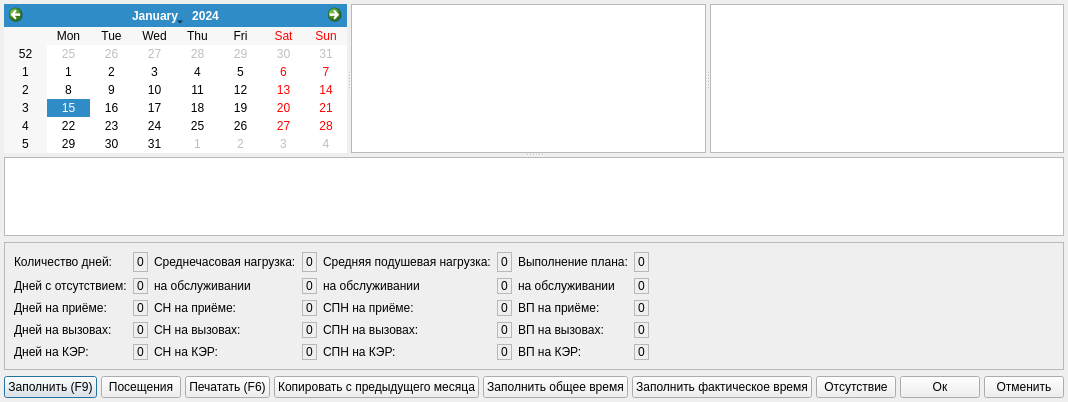
<?xml version="1.0" encoding="UTF-8"?>
<ui version="4.0">
 <class>TimelineDialog</class>
 <widget class="QDialog" name="TimelineDialog">
  <property name="geometry">
   <rect>
    <x>0</x>
    <y>0</y>
    <width>999</width>
    <height>402</height>
   </rect>
  </property>
  <property name="windowTitle">
   <string>График</string>
  </property>
  <layout class="QGridLayout">
   <property name="margin">
    <number>4</number>
   </property>
   <property name="spacing">
    <number>4</number>
   </property>
   <item row="0" column="0">
    <widget class="QSplitter" name="splitter_2">
     <property name="orientation">
      <enum>Qt::Vertical</enum>
     </property>
     <property name="childrenCollapsible">
      <bool>false</bool>
     </property>
     <widget class="QSplitter" name="splitter">
      <property name="orientation">
       <enum>Qt::Horizontal</enum>
      </property>
      <property name="childrenCollapsible">
       <bool>false</bool>
      </property>
      <widget class="CCalendarWidget" name="calendar">
       <property name="firstDayOfWeek">
        <enum>Qt::Monday</enum>
       </property>
       <property name="gridVisible">
        <bool>false</bool>
       </property>
      </widget>
      <widget class="QTreeView" name="treeOrgStructure"/>
      <widget class="CTableView" name="tblPersonnel">
       <property name="selectionBehavior">
        <enum>QAbstractItemView::SelectRows</enum>
       </property>
      </widget>
     </widget>
     <widget class="QWidget" name="layoutWidget">
      <layout class="QVBoxLayout">
       <property name="leftMargin">
        <number>0</number>
       </property>
       <item>
        <widget class="CTimeTable" name="tblTimeTable"/>
       </item>
       <item>
        <widget class="QFrame" name="frame">
         <property name="frameShape">
          <enum>QFrame::StyledPanel</enum>
         </property>
         <property name="frameShadow">
          <enum>QFrame::Raised</enum>
         </property>
         <layout class="QGridLayout">
          <item row="0" column="0">
           <widget class="QLabel" name="lblNumDays">
            <property name="text">
             <string>Количество дней:</string>
            </property>
           </widget>
          </item>
          <item row="0" column="1">
           <widget class="QLabel" name="lblShowNumDays">
            <property name="frameShape">
             <enum>QFrame::StyledPanel</enum>
            </property>
            <property name="frameShadow">
             <enum>QFrame::Sunken</enum>
            </property>
            <property name="text">
             <string>0</string>
            </property>
           </widget>
          </item>
          <item row="0" column="2">
           <widget class="QLabel" name="lblHourLoad">
            <property name="text">
             <string>Среднечасовая нагрузка:</string>
            </property>
           </widget>
          </item>
          <item row="0" column="3">
           <widget class="QLabel" name="lblShowHourLoad">
            <property name="frameShape">
             <enum>QFrame::StyledPanel</enum>
            </property>
            <property name="frameShadow">
             <enum>QFrame::Sunken</enum>
            </property>
            <property name="text">
             <string>0</string>
            </property>
           </widget>
          </item>
          <item row="0" column="4">
           <widget class="QLabel" name="lblLoad">
            <property name="text">
             <string>Средняя подушевая нагрузка:</string>
            </property>
           </widget>
          </item>
          <item row="0" column="5">
           <widget class="QLabel" name="lblShowLoad">
            <property name="frameShape">
             <enum>QFrame::StyledPanel</enum>
            </property>
            <property name="frameShadow">
             <enum>QFrame::Sunken</enum>
            </property>
            <property name="text">
             <string>0</string>
            </property>
           </widget>
          </item>
          <item row="0" column="6">
           <widget class="QLabel" name="lblExec">
            <property name="text">
             <string>Выполнение плана:</string>
            </property>
           </widget>
          </item>
          <item row="0" column="7">
           <widget class="QLabel" name="lblShowExec">
            <property name="frameShape">
             <enum>QFrame::StyledPanel</enum>
            </property>
            <property name="frameShadow">
             <enum>QFrame::Sunken</enum>
            </property>
            <property name="text">
             <string>0</string>
            </property>
           </widget>
          </item>
          <item row="0" column="8">
           <spacer>
            <property name="orientation">
             <enum>Qt::Horizontal</enum>
            </property>
            <property name="sizeHint" stdset="0">
             <size>
              <width>41</width>
              <height>20</height>
             </size>
            </property>
           </spacer>
          </item>
          <item row="1" column="0">
           <widget class="QLabel" name="lblAbsenceDays">
            <property name="text">
             <string>Дней с отсутствием:</string>
            </property>
           </widget>
          </item>
          <item row="1" column="1">
           <widget class="QLabel" name="lblShowAbsenceDays">
            <property name="frameShape">
             <enum>QFrame::StyledPanel</enum>
            </property>
            <property name="frameShadow">
             <enum>QFrame::Sunken</enum>
            </property>
            <property name="text">
             <string>0</string>
            </property>
           </widget>
          </item>
          <item row="1" column="2">
           <widget class="QLabel" name="lblServHourLoad">
            <property name="text">
             <string>на обслуживании</string>
            </property>
           </widget>
          </item>
          <item row="1" column="3">
           <widget class="QLabel" name="lblShowServHourLoad">
            <property name="frameShape">
             <enum>QFrame::StyledPanel</enum>
            </property>
            <property name="frameShadow">
             <enum>QFrame::Sunken</enum>
            </property>
            <property name="text">
             <string>0</string>
            </property>
           </widget>
          </item>
          <item row="1" column="4">
           <widget class="QLabel" name="lblServLoad">
            <property name="text">
             <string>на обслуживании</string>
            </property>
           </widget>
          </item>
          <item row="1" column="5">
           <widget class="QLabel" name="lblShowServLoad">
            <property name="frameShape">
             <enum>QFrame::StyledPanel</enum>
            </property>
            <property name="frameShadow">
             <enum>QFrame::Sunken</enum>
            </property>
            <property name="text">
             <string>0</string>
            </property>
           </widget>
          </item>
          <item row="1" column="6">
           <widget class="QLabel" name="lblServExec">
            <property name="text">
             <string>на обслуживании</string>
            </property>
           </widget>
          </item>
          <item row="1" column="7">
           <widget class="QLabel" name="lblShowServExec">
            <property name="frameShape">
             <enum>QFrame::StyledPanel</enum>
            </property>
            <property name="frameShadow">
             <enum>QFrame::Sunken</enum>
            </property>
            <property name="text">
             <string>0</string>
            </property>
           </widget>
          </item>
          <item row="2" column="0">
           <widget class="QLabel" name="lblAmbDays">
            <property name="text">
             <string>Дней на приёме:</string>
            </property>
           </widget>
          </item>
          <item row="2" column="1">
           <widget class="QLabel" name="lblShowAmbDays">
            <property name="frameShape">
             <enum>QFrame::StyledPanel</enum>
            </property>
            <property name="frameShadow">
             <enum>QFrame::Sunken</enum>
            </property>
            <property name="text">
             <string>0</string>
            </property>
           </widget>
          </item>
          <item row="2" column="2">
           <widget class="QLabel" name="lblAmbHourLoad">
            <property name="text">
             <string>СН на приёме:</string>
            </property>
           </widget>
          </item>
          <item row="2" column="3">
           <widget class="QLabel" name="lblShowAmbHourLoad">
            <property name="frameShape">
             <enum>QFrame::StyledPanel</enum>
            </property>
            <property name="frameShadow">
             <enum>QFrame::Sunken</enum>
            </property>
            <property name="text">
             <string>0</string>
            </property>
           </widget>
          </item>
          <item row="2" column="4">
           <widget class="QLabel" name="lblAmbLoad">
            <property name="text">
             <string>СПН на приёме:</string>
            </property>
           </widget>
          </item>
          <item row="2" column="5">
           <widget class="QLabel" name="lblShowAmbLoad">
            <property name="frameShape">
             <enum>QFrame::StyledPanel</enum>
            </property>
            <property name="frameShadow">
             <enum>QFrame::Sunken</enum>
            </property>
            <property name="text">
             <string>0</string>
            </property>
           </widget>
          </item>
          <item row="2" column="6">
           <widget class="QLabel" name="lblAmbExec">
            <property name="text">
             <string>ВП на приёме:</string>
            </property>
           </widget>
          </item>
          <item row="2" column="7">
           <widget class="QLabel" name="lblShowAmbExec">
            <property name="frameShape">
             <enum>QFrame::StyledPanel</enum>
            </property>
            <property name="frameShadow">
             <enum>QFrame::Sunken</enum>
            </property>
            <property name="text">
             <string>0</string>
            </property>
           </widget>
          </item>
          <item row="3" column="0">
           <widget class="QLabel" name="lblHomeDays">
            <property name="text">
             <string>Дней на вызовах:</string>
            </property>
           </widget>
          </item>
          <item row="3" column="1">
           <widget class="QLabel" name="lblShowHomeDays">
            <property name="frameShape">
             <enum>QFrame::StyledPanel</enum>
            </property>
            <property name="frameShadow">
             <enum>QFrame::Sunken</enum>
            </property>
            <property name="text">
             <string>0</string>
            </property>
           </widget>
          </item>
          <item row="3" column="2">
           <widget class="QLabel" name="lblHomeHourLoad">
            <property name="text">
             <string>СН на вызовах:</string>
            </property>
           </widget>
          </item>
          <item row="3" column="3">
           <widget class="QLabel" name="lblShowHomeHourLoad">
            <property name="frameShape">
             <enum>QFrame::StyledPanel</enum>
            </property>
            <property name="frameShadow">
             <enum>QFrame::Sunken</enum>
            </property>
            <property name="text">
             <string>0</string>
            </property>
           </widget>
          </item>
          <item row="3" column="4">
           <widget class="QLabel" name="lblHomeLoad">
            <property name="text">
             <string>СПН на вызовах:</string>
            </property>
           </widget>
          </item>
          <item row="3" column="5">
           <widget class="QLabel" name="lblShowHomeLoad">
            <property name="frameShape">
             <enum>QFrame::StyledPanel</enum>
            </property>
            <property name="frameShadow">
             <enum>QFrame::Sunken</enum>
            </property>
            <property name="text">
             <string>0</string>
            </property>
           </widget>
          </item>
          <item row="3" column="6">
           <widget class="QLabel" name="lblHomeExec">
            <property name="text">
             <string>ВП на вызовах:</string>
            </property>
           </widget>
          </item>
          <item row="3" column="7">
           <widget class="QLabel" name="lblShowHomeExec">
            <property name="frameShape">
             <enum>QFrame::StyledPanel</enum>
            </property>
            <property name="frameShadow">
             <enum>QFrame::Sunken</enum>
            </property>
            <property name="text">
             <string>0</string>
            </property>
           </widget>
          </item>
          <item row="4" column="0">
           <widget class="QLabel" name="lblExpDays">
            <property name="text">
             <string>Дней на КЭР:</string>
            </property>
           </widget>
          </item>
          <item row="4" column="1">
           <widget class="QLabel" name="lblShowExpDays">
            <property name="frameShape">
             <enum>QFrame::StyledPanel</enum>
            </property>
            <property name="frameShadow">
             <enum>QFrame::Sunken</enum>
            </property>
            <property name="text">
             <string>0</string>
            </property>
           </widget>
          </item>
          <item row="4" column="2">
           <widget class="QLabel" name="lblExpHourLoad">
            <property name="text">
             <string>СН на КЭР:</string>
            </property>
           </widget>
          </item>
          <item row="4" column="3">
           <widget class="QLabel" name="lblShowExpHourLoad">
            <property name="frameShape">
             <enum>QFrame::StyledPanel</enum>
            </property>
            <property name="frameShadow">
             <enum>QFrame::Sunken</enum>
            </property>
            <property name="text">
             <string>0</string>
            </property>
           </widget>
          </item>
          <item row="4" column="4">
           <widget class="QLabel" name="lblExpLoad">
            <property name="text">
             <string>СПН на КЭР:</string>
            </property>
           </widget>
          </item>
          <item row="4" column="5">
           <widget class="QLabel" name="lblShowExpLoad">
            <property name="frameShape">
             <enum>QFrame::StyledPanel</enum>
            </property>
            <property name="frameShadow">
             <enum>QFrame::Sunken</enum>
            </property>
            <property name="text">
             <string>0</string>
            </property>
           </widget>
          </item>
          <item row="4" column="6">
           <widget class="QLabel" name="lblExpExec">
            <property name="text">
             <string>ВП на КЭР:</string>
            </property>
           </widget>
          </item>
          <item row="4" column="7">
           <widget class="QLabel" name="lblShowExpExec">
            <property name="frameShape">
             <enum>QFrame::StyledPanel</enum>
            </property>
            <property name="frameShadow">
             <enum>QFrame::Sunken</enum>
            </property>
            <property name="text">
             <string>0</string>
            </property>
           </widget>
          </item>
         </layout>
        </widget>
       </item>
       <item>
        <layout class="QHBoxLayout">
         <property name="spacing">
          <number>4</number>
         </property>
         <item>
          <widget class="QPushButton" name="btnFill">
           <property name="text">
            <string>Заполнить (F9)</string>
           </property>
           <property name="shortcut">
            <string>F9</string>
           </property>
          </widget>
         </item>
         <item>
          <widget class="QPushButton" name="btnCalc">
           <property name="text">
            <string>Посещения</string>
           </property>
          </widget>
         </item>
         <item>
          <widget class="QPushButton" name="btnPrint">
           <property name="text">
            <string>Печатать (F6)</string>
           </property>
           <property name="shortcut">
            <string>F6</string>
           </property>
          </widget>
         </item>
         <item>
          <widget class="QPushButton" name="btnDubl">
           <property name="text">
            <string>Копировать с предыдущего месяца</string>
           </property>
          </widget>
         </item>
         <item>
          <widget class="QPushButton" name="btnSum">
           <property name="text">
            <string>Заполнить общее время</string>
           </property>
          </widget>
         </item>
         <item>
          <widget class="QPushButton" name="btnFact">
           <property name="text">
            <string>Заполнить фактическое время</string>
           </property>
          </widget>
         </item>
         <item>
          <widget class="QPushButton" name="tblAbsence">
           <property name="text">
            <string>Отсутствие</string>
           </property>
          </widget>
         </item>
         <item>
          <spacer>
           <property name="orientation">
            <enum>Qt::Horizontal</enum>
           </property>
           <property name="sizeHint" stdset="0">
            <size>
             <width>40</width>
             <height>20</height>
            </size>
           </property>
          </spacer>
         </item>
         <item>
          <widget class="QPushButton" name="btnOk">
           <property name="text">
            <string>Ок</string>
           </property>
          </widget>
         </item>
         <item>
          <widget class="QPushButton" name="btnCancel">
           <property name="text">
            <string>Отменить</string>
           </property>
          </widget>
         </item>
        </layout>
       </item>
      </layout>
     </widget>
    </widget>
   </item>
  </layout>
 </widget>
 <customwidgets>
  <customwidget>
   <class>CTimeTable</class>
   <extends>QTableView</extends>
   <header>TimeTable.h</header>
  </customwidget>
  <customwidget>
   <class>CCalendarWidget</class>
   <extends>QCalendarWidget</extends>
   <header location="global">library.calendar</header>
  </customwidget>
  <customwidget>
   <class>CTableView</class>
   <extends>QTableView</extends>
   <header>library/TableView.h</header>
  </customwidget>
 </customwidgets>
 <tabstops>
  <tabstop>calendar</tabstop>
  <tabstop>treeOrgStructure</tabstop>
  <tabstop>tblPersonnel</tabstop>
  <tabstop>tblTimeTable</tabstop>
  <tabstop>btnFill</tabstop>
  <tabstop>btnCalc</tabstop>
  <tabstop>btnPrint</tabstop>
  <tabstop>btnOk</tabstop>
 </tabstops>
 <resources/>
 <connections>
  <connection>
   <sender>btnOk</sender>
   <signal>clicked()</signal>
   <receiver>TimelineDialog</receiver>
   <slot>accept()</slot>
   <hints>
    <hint type="sourcelabel">
     <x>1006</x>
     <y>492</y>
    </hint>
    <hint type="destinationlabel">
     <x>573</x>
     <y>486</y>
    </hint>
   </hints>
  </connection>
  <connection>
   <sender>btnCancel</sender>
   <signal>clicked()</signal>
   <receiver>TimelineDialog</receiver>
   <slot>reject()</slot>
   <hints>
    <hint type="sourcelabel">
     <x>1048</x>
     <y>481</y>
    </hint>
    <hint type="destinationlabel">
     <x>545</x>
     <y>249</y>
    </hint>
   </hints>
  </connection>
 </connections>
</ui>
